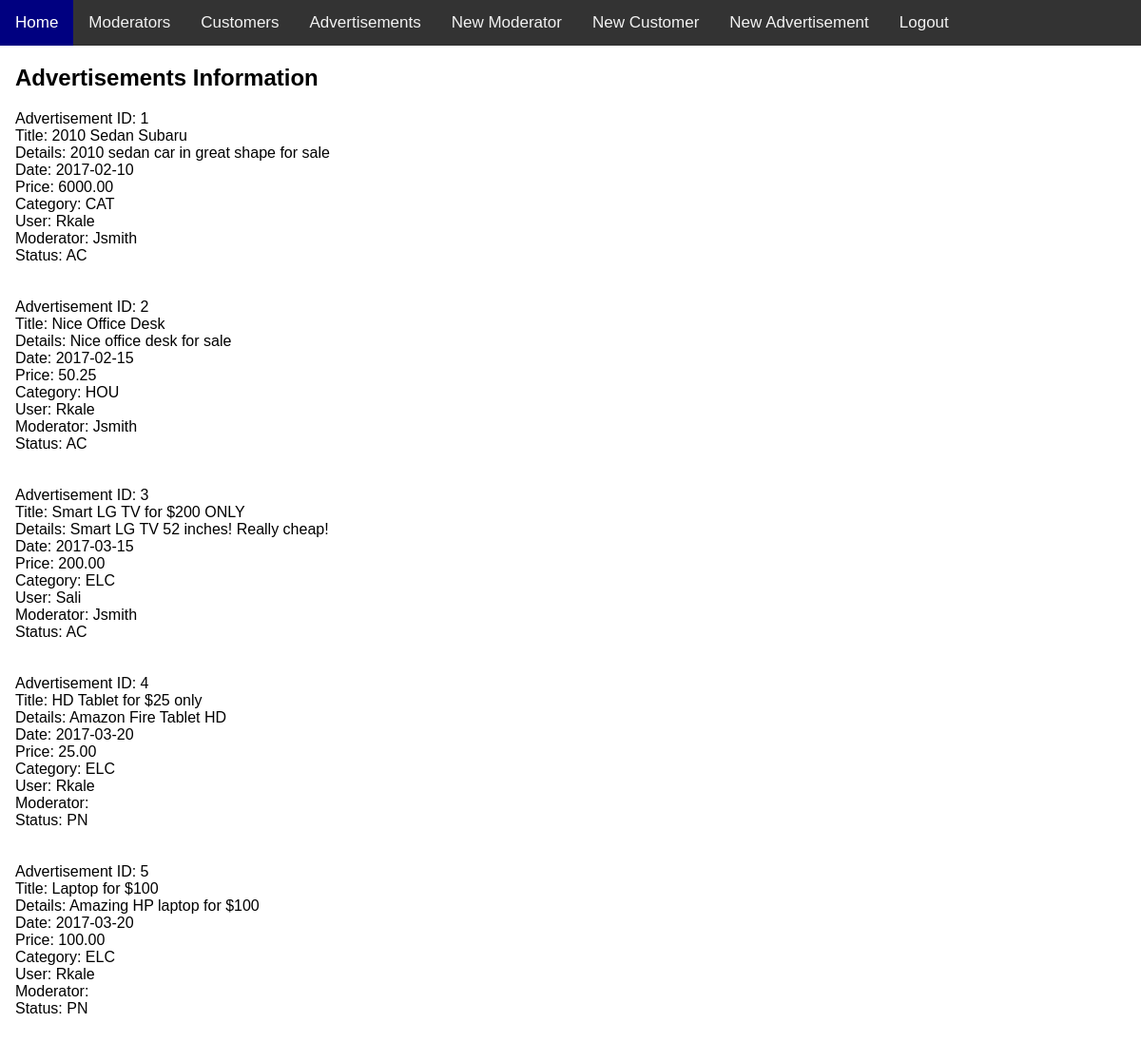
/advertisementInformation.php, run on the app's committed database.
### tables this page shows
CREATE TABLE IF NOT EXISTS Advertisements
(Advertisement_ID SMALLINT UNSIGNED AUTO_INCREMENT,
Adv_Title VARCHAR(30),
Adv_Deets VARCHAR(100),
Adv_DateTime DATE, 
Price DOUBLE(7,2),
Category_ID VARCHAR(15),
User_ID VARCHAR(15),
Moderator_ID VARCHAR(15),
Status_ID VARCHAR(2),

CONSTRAINT PK_ADVERT_ID PRIMARY KEY (Advertisement_ID),
CONSTRAINT FK_USER_ID FOREIGN KEY (User_ID) REFERENCES Users (User_ID) ON DELETE CASCADE,
CONSTRAINT FK_MOD_ID FOREIGN KEY (Moderator_ID) REFERENCES Moderators (User_ID) ON DELETE SET NULL,
CONSTRAINT FK_CAT_ID FOREIGN KEY (Category_ID) REFERENCES Categories (Category_ID) ON DELETE RESTRICT,
CONSTRAINT FK_STAT_ID FOREIGN KEY (Status_ID) REFERENCES Statuses (Status_ID) ON DELETE RESTRICT
);

### show_advertisements.php (the view, shortened to what this page needs)
<?php
require_once 'connection.php';
$connection = mysqli_connect($db_hostname, $db_username,$db_password,$db_database);
$query = "SELECT * FROM advertisements";
$result = mysqli_query($connection,$query);
$html = "";
while ($row = mysqli_fetch_assoc($result)) {
    $html.="Advertisement ID: " . $row['Advertisement_ID'] . "<br>";
    $html.="Title: " . $row['Adv_Title'] . "<br>";
    $html.="Details: " . $row['Adv_Deets'] . "<br>";
    $html.="Date: " . $row['Adv_DateTime'] . "<br>";
    $html.="Price: " . $row['Price'] . "<br>";
    $html.="Category: " . $row['Category_ID'] . "<br>";
    $html.="User: " . $row['User_ID'] . "<br>";
    $html.="Moderator: " . $row['Moderator_ID'] . "<br>";
    $html.="Status: " . $row['Status_ID'] . "<br>";
    $html.="<br><br>";}
?>

### advertisementInformation.php (shortened to what this page needs)
<?php
include 'show_advertisements.php';
?>
<html>
<head>
    <link rel="stylesheet" type="text/css" href="homepage.css">
</head>
<body>
<div class="topnav">
        <a class="active" href="homepage.html">Home</a>
        <a href="moderatorInformation.php">Moderators</a>
        <a href="customerInformation.php">Customers</a>
        <a href="advertisementInformation.php">Advertisements</a>
        <a href="new_moderator.php">New Moderator</a>
        <a href="new_customer.php">New Customer</a>
        <a href="add_advertisement.php">New Advertisement</a>
        <a href="logout.php">Logout</a>
    </div>
    <div style="padding-left:16px">
        <h2>Advertisements Information</h2>
        <?php echo $html ?>
    </div>
</body>
</html>

### homepage.css (style rules this page uses)
body { margin: 0; font-family: Arial, Helvetica, sans-serif; }
.topnav { overflow: hidden; background-color: #333; }
.topnav a { float: left; color: #f2f2f2; text-align: center; padding: 14px 16px; text-decoration: none; font-size: 17px; }
.topnav a.active { background-color: navy; color: white; }

### data on the page
advertisements: Advertisement_ID "1", Adv_Title "2010 Sedan Subaru", Adv_Deets "2010 sedan car in great shape for sale", Adv_DateTime "2017-02-10", Price "6000.00", Category_ID "CAT", User_ID "Rkale", Moderator_ID "Jsmith", Status_ID "AC"
advertisements: Advertisement_ID "2", Adv_Title "Nice Office Desk", Adv_Deets "Nice office desk for sale", Adv_DateTime "2017-02-15", Price "50.25", Category_ID "HOU", User_ID "Rkale", Moderator_ID "Jsmith", Status_ID "AC"
advertisements: Advertisement_ID "3", Adv_Title "Smart LG TV for $200 ONLY", Adv_Deets "Smart LG TV 52 inches! Really cheap!", Adv_DateTime "2017-03-15", Price "200.00", Category_ID "ELC", User_ID "Sali", Moderator_ID "Jsmith", Status_ID "AC"
advertisements: Advertisement_ID "4", Adv_Title "HD Tablet for $25 only", Adv_Deets "Amazon Fire Tablet HD", Adv_DateTime "2017-03-20", Price "25.00", Category_ID "ELC", User_ID "Rkale", Status_ID "PN"
advertisements: Advertisement_ID "5", Adv_Title "Laptop for $100", Adv_Deets "Amazing HP laptop for $100", Adv_DateTime "2017-03-20", Price "100.00", Category_ID "ELC", User_ID "Rkale", Status_ID "PN"
